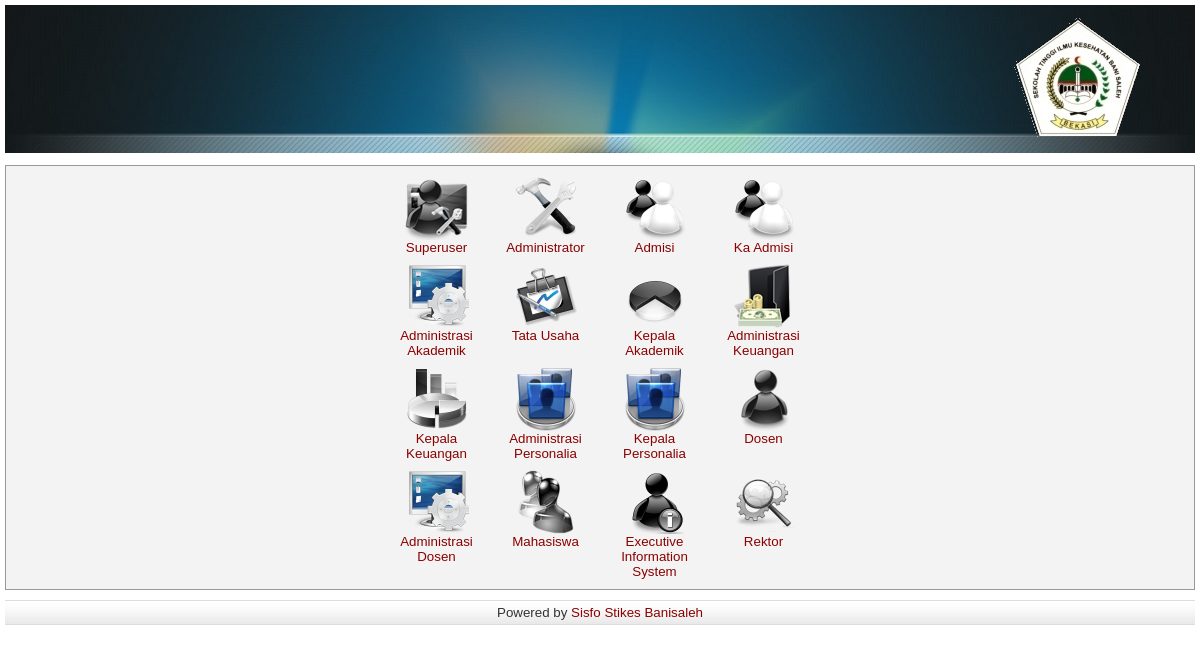
The page / on the database its author committed.
### tables this page shows
CREATE TABLE IF NOT EXISTS `level` (
  `LevelID` int(3) unsigned NOT NULL default '0',
  `Nama` varchar(50) default NULL,
  `Superuser` enum('Y','N') NOT NULL default 'N',
  `Tampak` enum('Y','N') default 'Y',
  `TabelUser` varchar(50) NOT NULL default '',
  `Accounting` enum('Y','N') default 'N',
  `Simbol` varchar(100) default NULL,
  `LoginBuat` varchar(50) default NULL,
  `TanggalBuat` datetime default NULL,
  `LoginEdit` varchar(50) default NULL,
  `TanggalEdit` datetime default NULL,
  `NA` enum('Y','N') default 'N',
  PRIMARY KEY  (`LevelID`),
  UNIQUE KEY `LevelID` (`LevelID`)
);

### db.mysql.php (called while the page is built, shortened)
<?php
function _query($s='') {
  $r = mysql_query($s) or die("Gagal: <pre>$s</pre><br>".mysql_error());
  return $r;
}
function _num_rows($r) {
  return mysql_num_rows($r);
}
?>

### login.php (the view, shortened to what this page needs)
<?php
function TampilkanLogin() {
  $col = 4;
  $s = "select * from level where Accounting = 'N' order by LevelID";
  $r = mysql_query($s) or die("Gagal: "+mysql_error());
  echo "<table class=bsc cellspacing=1 cellpadding=4 align=center>";
  echo "<tr>";
  $cnt = 0;
  while ($w = mysql_fetch_array($r)) {
    if ($cnt >= $col) {
      echo "</tr><tr>";
      $cnt = 0;
    }
    $cnt++;
    $simbol = (empty($w['Simbol']))? 'img/login.png' : $w['Simbol'];
    echo "<td class=bsc align=center valign=top width=100>
    <a href='?mnux=login&lgn=frm&lid=$w[LevelID]&nme=$w[Nama]' title='Login sebagai $w[Nama]'>
    <img src='$simbol' border=0><br>
    $w[Nama]</a></td>";
  }
  echo "</tr></table>";
}
$lgn = (!empty($_REQUEST['lgn']))? $_REQUEST['lgn'] : 'TampilkanLogin';
$lgn();
?>

### index.php (shortened to what this page needs)
<?php
  include "db.mysql.php";
  include "parameter.php";
?>
<HTML xmlns="http://www.w3.org/1999/xhtml">
  <HEAD><TITLE><?php echo $_Institution; ?></TITLE>
  <link href="index.css" rel="stylesheet" type="text/css">
  <link href="styles_menu.css" rel="stylesheet" type="text/css">
  <link rel="stylesheet" type="text/css" href="menu/ddcolortabs.css" />
  </HEAD>
<BODY>
  <?php
    include "header.php";
    echo "<div class=isi>";
    if (file_exists($_SESSION['mnux'].'.php')) {
      $sboleh = "select * from mdl where Script='$_SESSION[mnux]'";
      $rboleh = _query($sboleh); $ktm = -1;
      if (_num_rows($rboleh) > 0) {
        while ($wboleh = _fetch_array($rboleh)) {
          $pos = strpos($wboleh['LevelID'], ".$_SESSION[_LevelID].");
          if ($pos === false) {}
          else $ktm = 1;
        }
        if ($ktm <= 0) {
          echo ErrorMsg("Anda Tidak Berhak",
            "Anda tidak berhak mengakses modul ini.<br />
            Hubungi Sistem Administrator untuk memperoleh informasi lebih lanjut.
            <hr size=1>
            Pilihan: <a href='?mnux=&slnt=loginprc&slntx=lout'>Logout</a>");
        }
        else include_once $_SESSION['mnux'].'.php';
      } else include_once $_SESSION['mnux'].'.php';
    }
    else echo ErrorMsg('Fatal Error', "Modul tidak ditemukan. Hubungi Administrator!!!<hr size=1 color=silver>
    Pilihan: <a href='?mnux=donothing'>Kembali</a>");
    echo "</div>";
  ?>
  <div class='footer'>
  <center>Powered by <a href="http://stikes.banisaleh.ac.id" title="Stikes Banisaleh">Sisfo Stikes Banisaleh</a></center>
  </div>
</BODY>
</HTML>

### header.php (shortened to what this page needs)
<div id="top">
    <div class="top">
        <table width="100%" border="0" cellpadding="0" cellspacing="0">
            <tr>
                <td height="105" align="right" valign="top"><a href="#">
                    <div style="float:left; width:250px; height:100px;"></div></a>
                    <div style="float:right; padding: 10px; ;">&nbsp;</div>
                </td>
            </tr>
            <tr>
                <td height="45" valign="bottom">&nbsp;</td>
            </tr>
        </table>
    </div>
</div>

### index.css (style rules this page uses)
html { padding: 0; overflow : auto; }
a { text-decoration: none; }
a:link { color: darkred; }
BODY { color: #333333; margin: 5px 5px 5px 5px; padding: 0 0 0 0; width: auto; font-family: Verdana, Arial, Helvetica, sans-serif; font-weight : normal; font-size: 10pt; }
img { border: 0; }
#top { background:url(img/template_02.gif) repeat-x; }
.top { background:url(img/template_03.jpg) no-repeat; }
.isi { background: #F3F3F3; border: 1px solid #999999; clear: both; padding: 5px; margin: 10px 0 10px 0; }
.bsc { font-size: 1em; }
.footer { clear: both; text-align: center; padding: 4px; background: transparent url(img/bot_bg.jpg) repeat-x scroll; border-top: 1px solid #DDD; border-bottom: 1px solid #DDD; }

### rows shown on the page
level: Simbol (picture), Nama "Superuser"
level: Simbol (picture), Nama "Administrator"
level: Simbol (placeholder picture), Nama "Admisi"
level: Simbol (placeholder picture), Nama "Ka Admisi"
level: Simbol (picture), Nama "Administrasi Akademik"
level: Simbol (picture), Nama "Tata Usaha"
level: Simbol (picture), Nama "Kepala Akademik"
level: Simbol (picture), Nama "Administrasi Keuangan"
level: Simbol (picture), Nama "Kepala Keuangan"
level: Simbol (picture), Nama "Administrasi Personalia"
level: Simbol (picture), Nama "Kepala Personalia"
level: Simbol (picture), Nama "Dosen"
level: Simbol (picture), Nama "Administrasi Dosen"
level: Simbol (picture), Nama "Mahasiswa"
level: Simbol (picture), Nama "Executive Information System"
level: Simbol (picture), Nama "Rektor"
